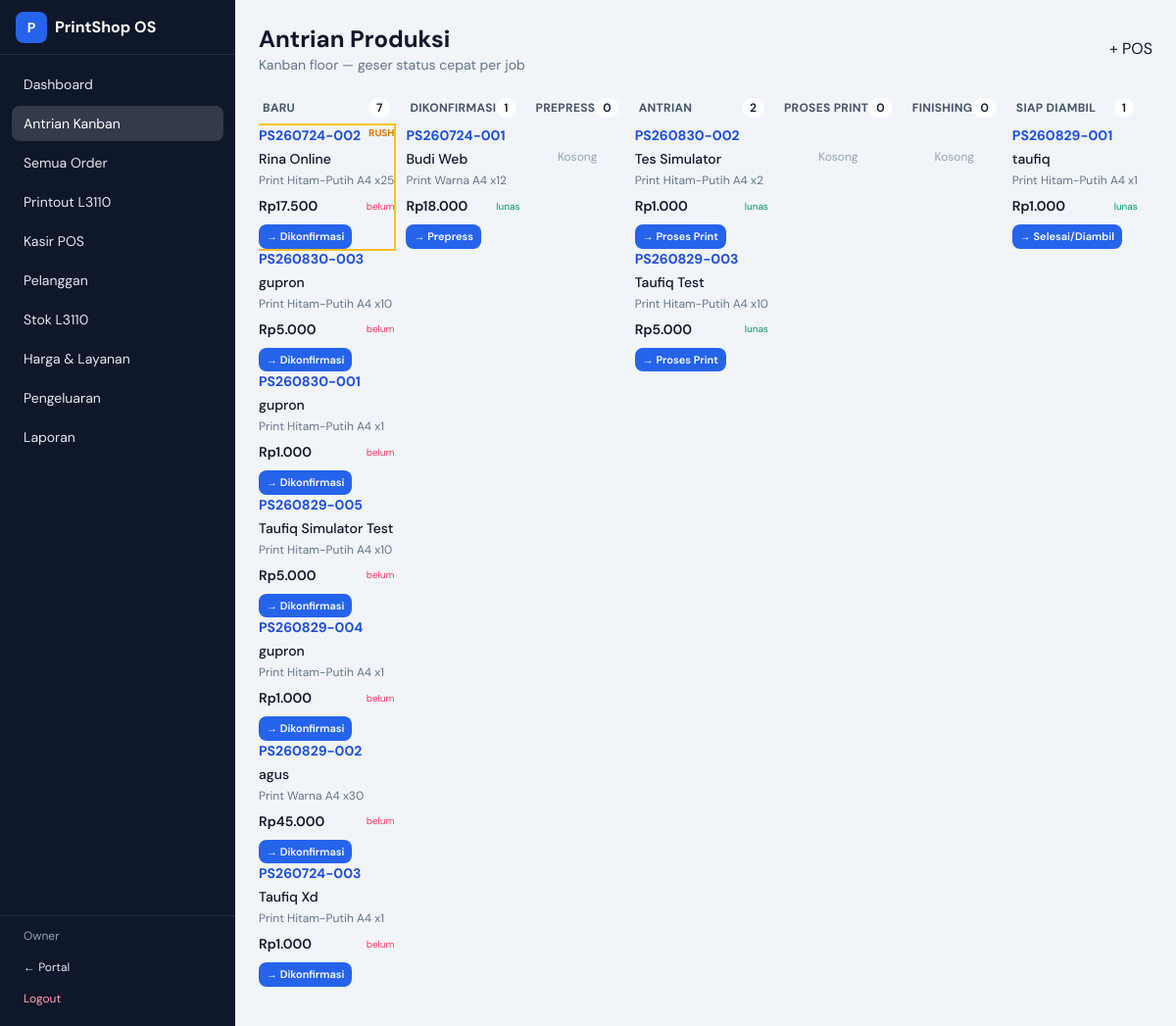
Screenshot of /admin/kanban (signed in) with the database file from the repository.
### tables this page shows
CREATE TABLE users (
                    id INTEGER PRIMARY KEY AUTOINCREMENT,
                    username TEXT UNIQUE NOT NULL,
                    password_hash TEXT NOT NULL,
                    full_name TEXT,
                    role TEXT NOT NULL DEFAULT 'admin',
                    created_at TEXT NOT NULL
                );

CREATE TABLE orders (
                    id INTEGER PRIMARY KEY AUTOINCREMENT,
                    code TEXT UNIQUE NOT NULL,
                    track_token TEXT UNIQUE NOT NULL,
                    customer_id INTEGER,
                    customer_name TEXT NOT NULL,
                    customer_phone TEXT,
                    customer_email TEXT,
                    source TEXT NOT NULL DEFAULT 'web',
                    priority INTEGER NOT NULL DEFAULT 0,
                    status TEXT NOT NULL DEFAULT 'baru',
                    payment_status TEXT NOT NULL DEFAULT 'belum',
                    payment_method TEXT,
                    paid_amount INTEGER NOT NULL DEFAULT 0,
                    subtotal INTEGER NOT NULL DEFAULT 0,
                    discount INTEGER NOT NULL DEFAULT 0,
                    addons_total INTEGER NOT NULL DEFAULT 0,
                    tax INTEGER NOT NULL DEFAULT 0,
                    total INTEGER NOT NULL DEFAULT 0,
                    notes TEXT DEFAULT '',
                    internal_notes TEXT DEFAULT '',
                    due_at TEXT,
                    eta_minutes INTEGER,
                    created_at TEXT NOT NULL,
                    updated_at TEXT NOT NULL,
                    completed_at TEXT,
                    FOREIGN KEY(customer_id) REFERENCES customers(id)
                );

### app/routers/admin.py (the view)
@router.get("/kanban", response_class=HTMLResponse)
async def kanban(request: Request):
    user = current_user(request)
    if not user:
        return RedirectResponse("/admin/login", status_code=303)
    board = {col: db.list_orders(status=col, limit=50) for col in KANBAN_COLUMNS}
    return templates.TemplateResponse(
        "admin/kanban.html",
        {"request": request, "user": user, "board": board},
    )

### app/templates/admin/kanban.html (shortened to what this page needs)
{% extends "base_admin.html" %}
{% block content %}
<div class="flex items-center justify-between mb-4">
  <div>
    <h1 class="text-2xl font-bold">Antrian Produksi</h1>
    <p class="text-sm text-slate-500">Kanban floor — geser status cepat per job</p>
  </div>
  <a href="/admin/pos" class="btn btn-primary">+ POS</a>
</div>
<div class="flex gap-3 overflow-x-auto pb-4">
  {% for col in kanban_columns %}
  <div class="kanban-col">
    <div class="flex items-center justify-between px-1 py-2">
      <div class="text-xs font-bold uppercase tracking-wide text-slate-600">{{ status_labels.get(col) }}</div>
      <div class="text-xs font-semibold bg-white rounded-full px-2 py-0.5">{{ board[col]|length }}</div>
    </div>
    {% for o in board[col] %}
    <div class="kanban-card {% if o.priority %}ring-2 ring-amber-400{% endif %}">
      <div class="flex justify-between gap-2 mb-1">
        <a href="/admin/orders/{{ o.id }}" class="font-bold text-sm text-blue-700">{{ o.code }}</a>
        {% if o.priority %}<span class="text-[10px] font-bold text-amber-600">RUSH</span>{% endif %}
      </div>
      <div class="text-sm font-medium">{{ o.customer_name }}</div>
      <div class="text-xs text-slate-500 mt-1">{{ summarize_items(o) }}</div>
      <div class="flex justify-between items-center mt-2">
        <div class="text-sm font-semibold">{{ rupiah(o.total) }}</div>
        <div class="text-[10px] {% if o.payment_status=='lunas' %}text-emerald-600{% else %}text-rose-500{% endif %}">{{ o.payment_status }}</div>
      </div>
      <div class="mt-2 flex flex-wrap gap-1">
        {% set next_map = {
          'baru':'dikonfirmasi',
          'dikonfirmasi':'prepress',
          'prepress':'antrian',
          'antrian':'proses',
          'proses':'finishing',
          'finishing':'siap',
          'siap':'diambil'
        } %}
        {% if next_map.get(col) %}
        <form method="post" action="/admin/orders/{{ o.id }}/quick-status">
          <button class="text-[11px] px-2 py-1 rounded-lg bg-blue-600 text-white font-semibold">→ {{ status_labels.get(next_map[col]) }}</button>
        </form>
        {% endif %}
      </div>
    </div>
    {% else %}
    <div class="text-xs text-slate-400 px-2 py-6 text-center">Kosong</div>
    {% endfor %}
  </div>
  {% endfor %}
</div>
{% endblock %}

### app/templates/base_admin.html (shortened to what this page needs)
<!DOCTYPE html>
<html lang="id">
<head>
  <script src="https://cdn.tailwindcss.com"></script>
  <link rel="stylesheet" href="/static/css/app.css">
</head>
<body class="bg-slate-100 text-slate-900 font-sans antialiased min-h-screen">
  <div class="min-h-screen flex">
    <aside class="hidden md:flex w-60 flex-col bg-brand-900 text-slate-200">
      <div class="h-14 px-4 flex items-center gap-2 border-b border-white/10 font-bold text-white">
        <span class="w-8 h-8 rounded-lg bg-brand-600 grid place-items-center text-sm">P</span>
        PrintShop OS
      </div>
      <nav class="flex-1 p-3 space-y-1 text-sm">
        {% set nav_items = [
          ('/admin', 'Dashboard'),
          ('/admin/kanban', 'Antrian Kanban'),
          ('/admin/orders', 'Semua Order'),
          ('/admin/print-jobs', 'Printout L3110'),
          ('/admin/pos', 'Kasir POS'),
          ('/admin/customers', 'Pelanggan'),
          ('/admin/inventory', 'Stok L3110'),
          ('/admin/services', 'Harga & Layanan'),
          ('/admin/expenses', 'Pengeluaran'),
          ('/admin/reports', 'Laporan'),
        ] %}
        {% for href, label in nav_items %}
        <a href="{{ href }}" class="block px-3 py-2 rounded-lg hover:bg-white/10 {% if request.url.path == href or (href != '/admin' and request.url.path.startswith(href)) %}bg-white/15 text-white{% endif %}">{{ label }}</a>
        {% endfor %}
      </nav>
      <div class="p-3 border-t border-white/10 text-xs">
        <div class="px-3 mb-2 text-slate-400">{{ user.full_name or user.username }}</div>
        <a href="/" class="block px-3 py-2 rounded-lg hover:bg-white/10">← Portal</a>
        <a href="/admin/logout" class="block px-3 py-2 rounded-lg hover:bg-white/10 text-rose-300">Logout</a>
      </div>
    </aside>
    <div class="flex-1 flex flex-col min-w-0">
      <main class="flex-1 p-4 md:p-6">
        {% block content %}{% endblock %}
      </main>
    </div>
  </div>
</body>
</html>

### app/static/css/app.css (style rules this page uses)
:root { color-scheme: light; }
body { font-feature-settings: "ss01" on; }
.btn { @apply inline-flex items-center justify-center gap-2 px-4 py-2 rounded-xl text-sm font-semibold transition; }
.btn-primary { @apply bg-blue-600 text-white hover:bg-blue-700; }
.kanban-col { @apply min-w-[220px] w-[220px] flex-shrink-0 bg-slate-100 rounded-2xl p-2; }
.kanban-card { @apply bg-white rounded-xl border border-slate-200 p-3 shadow-sm mb-2; }

### rows the page displays
users: full_name "Owner"
orders: code "PS260724-002", priority "RUSH", customer_name "Rina Online", summarize_items "Print Hitam-Putih A4 x25", total "Rp17.500", payment_status "belum", get "Dikonfirmasi"
orders: code "PS260830-003", customer_name "gupron", summarize_items "Print Hitam-Putih A4 x10", total "Rp5.000", payment_status "belum", get "Dikonfirmasi"
orders: code "PS260830-001", customer_name "gupron", summarize_items "Print Hitam-Putih A4 x1", total "Rp1.000", payment_status "belum", get "Dikonfirmasi"
orders: code "PS260829-005", customer_name "Taufiq Simulator Test", summarize_items "Print Hitam-Putih A4 x10", total "Rp5.000", payment_status "belum", get "Dikonfirmasi"
orders: code "PS260829-004", customer_name "gupron", summarize_items "Print Hitam-Putih A4 x1", total "Rp1.000", payment_status "belum", get "Dikonfirmasi"
orders: code "PS260829-002", customer_name "agus", summarize_items "Print Warna A4 x30", total "Rp45.000", payment_status "belum", get "Dikonfirmasi"
orders: code "PS260724-003", customer_name "Taufiq Xd", summarize_items "Print Hitam-Putih A4 x1", total "Rp1.000", payment_status "belum", get "Dikonfirmasi"
orders: code "PS260724-001", customer_name "Budi Web", summarize_items "Print Warna A4 x12", total "Rp18.000", payment_status "lunas", get "Prepress"
orders: code "PS260830-002", customer_name "Tes Simulator", summarize_items "Print Hitam-Putih A4 x2", total "Rp1.000", payment_status "lunas", get "Proses Print"
orders: code "PS260829-003", customer_name "Taufiq Test", summarize_items "Print Hitam-Putih A4 x10", total "Rp5.000", payment_status "lunas", get "Proses Print"
orders: code "PS260829-001", customer_name "taufiq", summarize_items "Print Hitam-Putih A4 x1", total "Rp1.000", payment_status "lunas", get "Selesai/Diambil"

### other values shown
{{ label }} "Dashboard" "Antrian Kanban" "Semua Order" "Printout L3110" "Kasir POS" "Pelanggan" "Stok L3110" "Harga & Layanan" "Pengeluaran" "Laporan"
{{ status_labels.get(col) }} "BARU" "DIKONFIRMASI" "PREPRESS" "ANTRIAN" "PROSES PRINT" "FINISHING" "SIAP DIAMBIL"
{{ board[col]|length }} "7" "1" "0" "2" "0" "0" "1"
